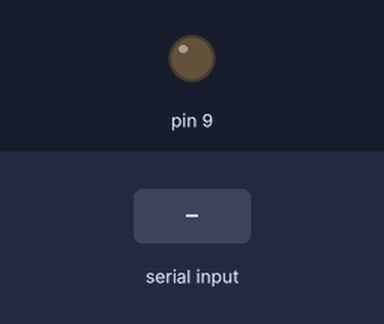
A sketch run on a simulated Arduino Uno, built with avr-gcc and run on an emulated ATmega328P. Parts: output pins drawn as LEDs (lit = HIGH). The test bench sets the inputs (shaded band). What the sketch prints to the serial monitor is not drawn.

Above: at 1.2 s.
1.3 s: "S" received over Serial
2.8 s: "R" received over Serial
Timing chart, 0 to 5.8 s (numbered marks = the images above; inputs shaded):
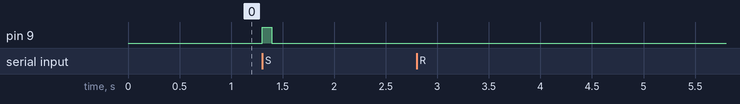

Measured:
- after the input at 1.3 s, pin 9: LOW → HIGH at once, → LOW 0.10 s later
- after the input at 2.8 s, every drawn part: stays the same

The sketch:

encoder_absolute.ino
```cpp
void setup() {
  Serial.begin(9600);
  pinMode(9, OUTPUT);
}
void loop() {
  char c = Serial.read();
  if (c == 'S') {
    digitalWrite(9, 1);
    delay(95);
    digitalWrite(9, 0);
    //delay(3000);
  }
  if (c == 'R') {

    int valores_01 = analogRead(A0);
    int valores_02 = analogRead(A1);
    Serial.print("Valores = ");
    Serial.print(valores_01);
    Serial.print(" ");
    Serial.println(valores_02);
    Serial.print("Location = ");
    if (valores_02 < 700) {
      Serial.print(1);
    }
    else {
      Serial.print(0);
    }
    if (valores_01 < 700)
    {
      Serial.println(1);
    }
    else {
      Serial.println(0);
    }
  }
}
```
